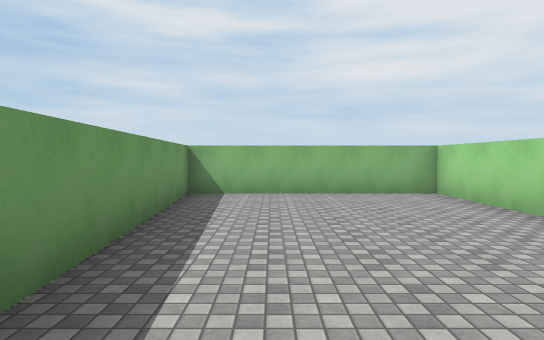
[1] (above)

24 first-person views from a walk through a scene from a Unity 3-D project. The camera is 1.5 m above the floor, tilts 2° down and sees 75° across. The floor is counted in squares, 2 m on a side. Each view is taken from the middle of a square. On the plan, view 1 faces up. The plan holds only what a view shows up to about 11 squares ahead; the rest is blank. The place goes on beyond the plan. The player is left out. Some animated figures are not drawn. Surface patterns are stand-ins for the level's own textures.

[2]
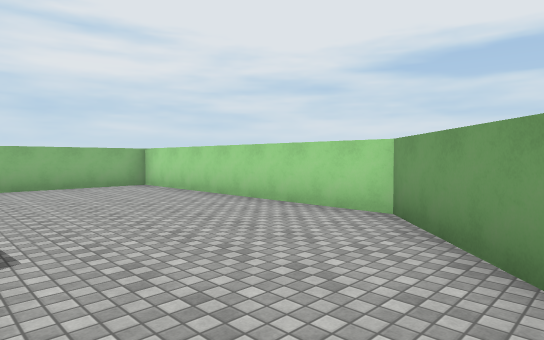

[3]
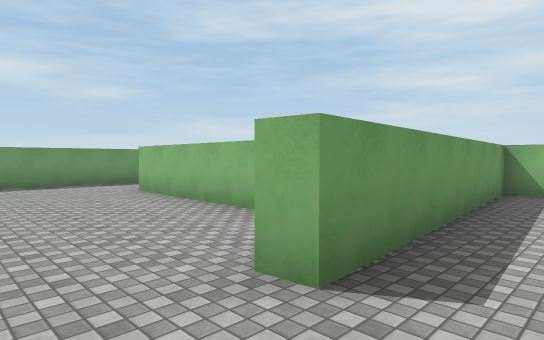

[4]
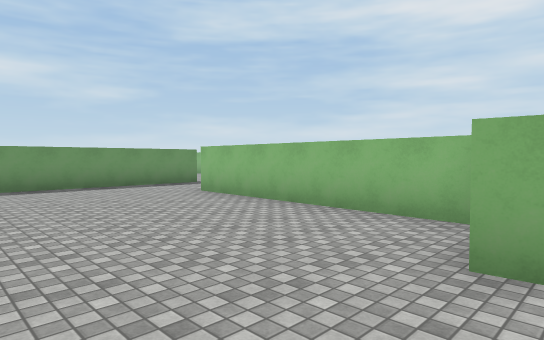

[5]
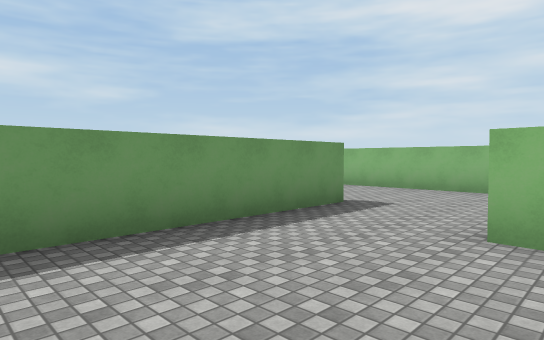

[6]
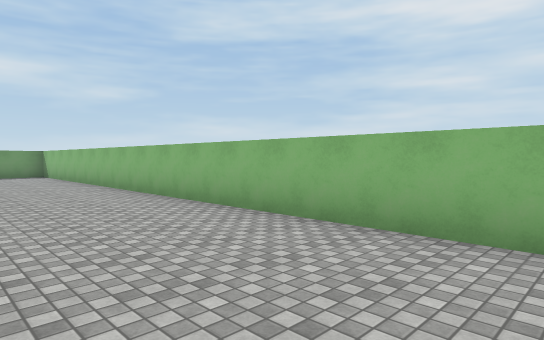

[7]
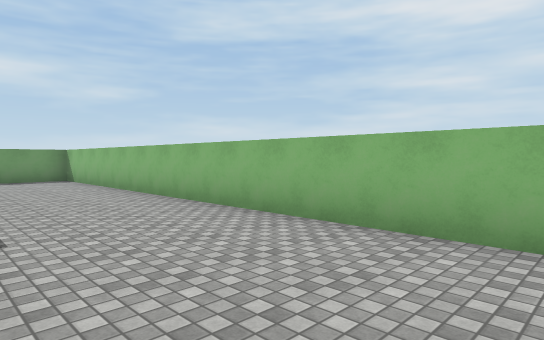

[8]
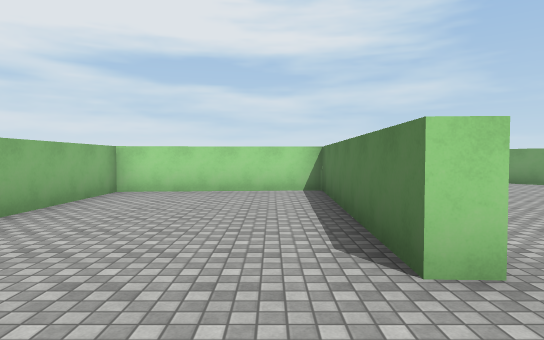

[9]
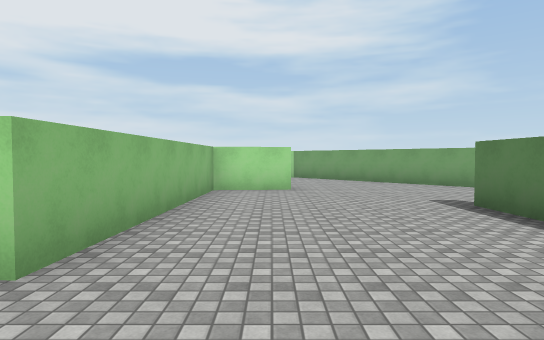

[10]
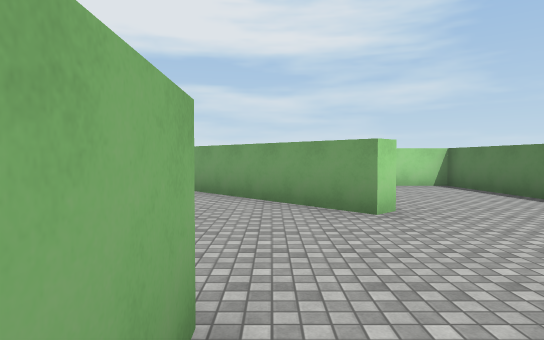

[11]
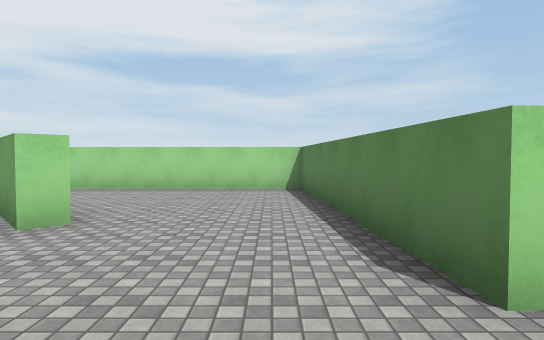

[12]
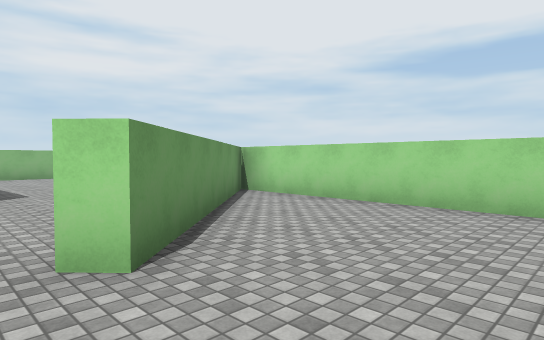

[13]
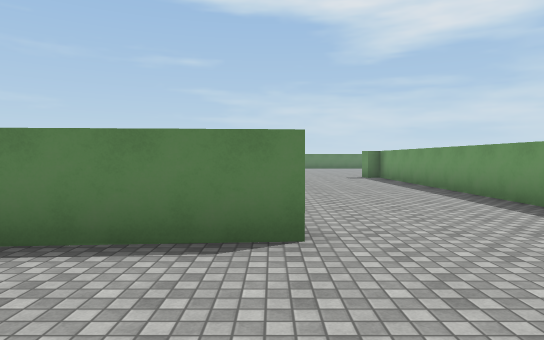

[14]
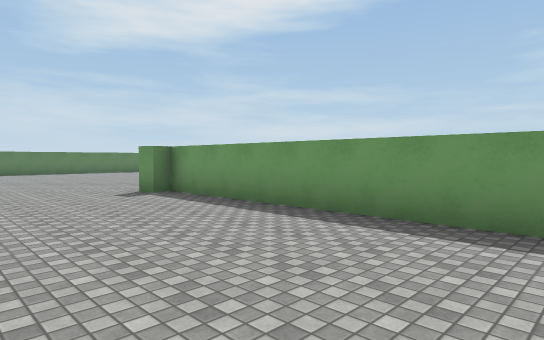

[15]
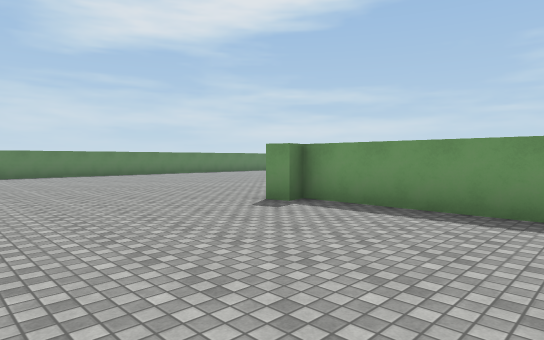

[16]
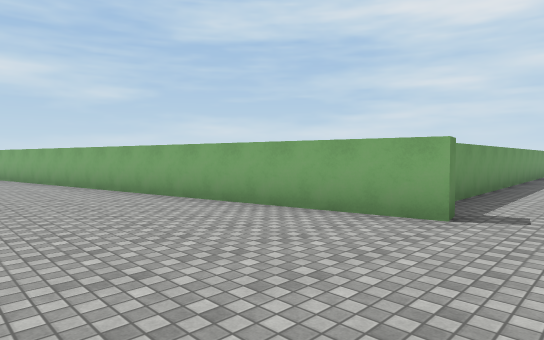

[17]
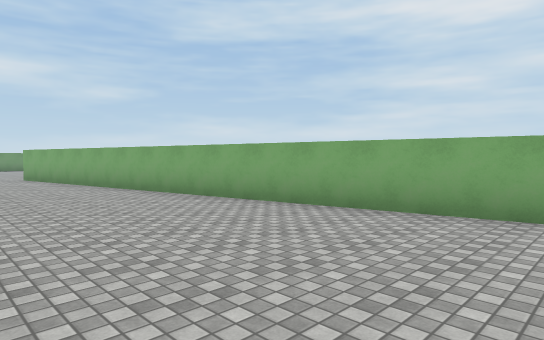

[18]
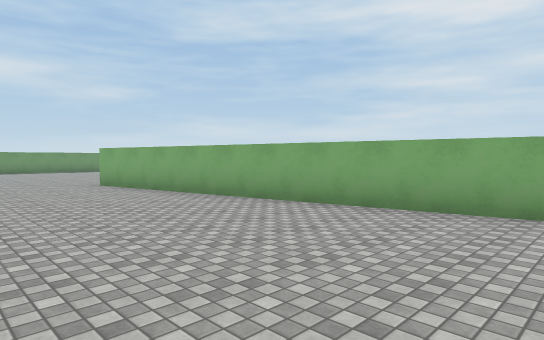

[19]
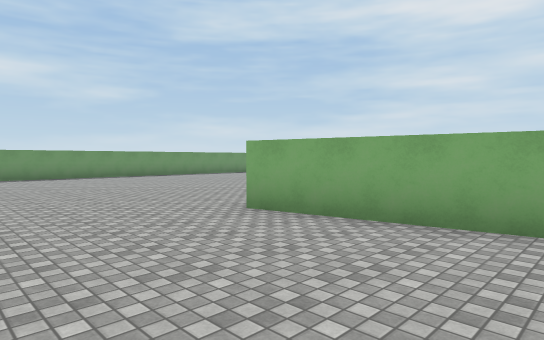

[20]
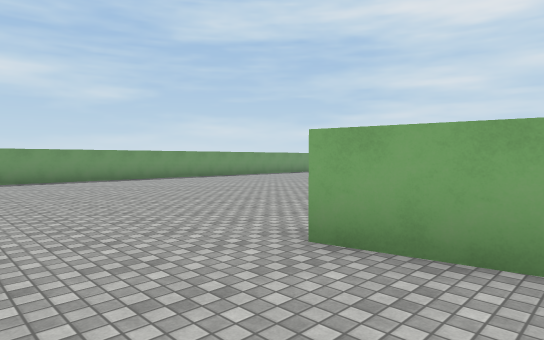

[21]
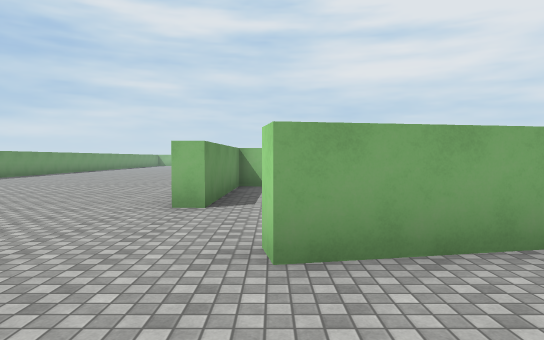

[22]
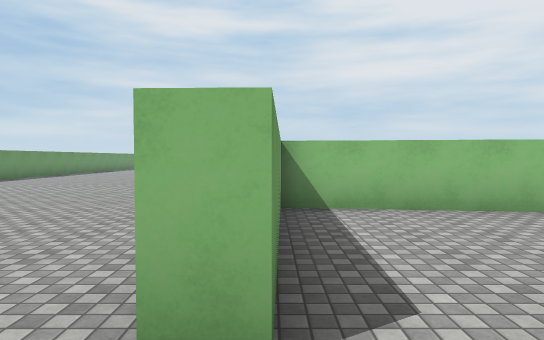

[23]
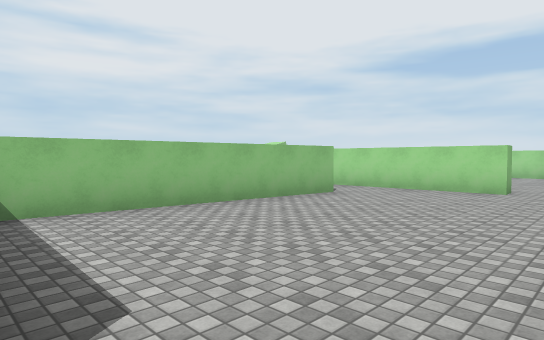

[24]
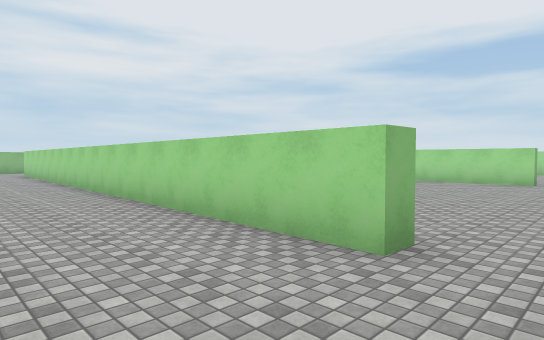

### Floor plan
Points are (right, up) in squares from view 1. A wall is a line through its corners. A room is listed if a view was taken in it or the views show most of it. See-through windows are left out.
Room 1 (view 1)
walls: (1.1, -2) (3.5, 0.2) (3.5, 7.4) (-1.8, 7.4) (-1.2, 0.6)
ways out: opening at (0, -0.3) to room 2
Room 2 (views 2, 3, 4, 5, 6, 7, 8, 9, 10, 11, 12, 13, 14, 15, 16, 17, 18, 19, 20, 21, 22, 23, 24)
walls: (-6.6, -18.1) (-6.5, -18.6) (-22, -21.5) (-22.1, -21); (-7.2, -9.5) (-7, -18.2); (-23.5, -18.7) (-23.1, -7.3); (-3.4, -8.2) (3.5, -7.7) (3.5, -0.5) (-1, -4.7) (-1.4, -4.4) (1.1, -2); (-5.9, -2.2) (-4.4, -2.2); (-4.4, -2.7) (-5.7, -2.7); (-32.1, -20.5) (-32.1, -22.5); (-1.2, 0.6) (-1.7, 0.6) (-1.9, 2.3) (-7.9, 2.6) (-7.8, 3.1) (-1.9, 2.8) (-2.3, 7.4) (-18.1, 7.4); (-10.4, 4.2) (-10.4, -0.8); (-18.7, 6.8) (-18.7, 5.6)
ways out: opening at (0, -0.3) to room 1; opening at (-23.5, -19.5) to room 3
Room 3 (no view inside)
walls: (-16.5, -15.5) (-22.9, -14.7) (-23, -18.7) (-23.5, -18.7); (-14.1, -18.3) (-14.6, -18.3) (-14.7, -15.6)
ways out: opening at (-23.5, -19.5) to room 2; opening at (-15.5, -15)

Positions as (right, up) in squares from view 1, and headings:
1: (0, 0), facing up
2: (-1, -2), facing up-right
3: (0, -1), facing up-left
4: (-1, -2), facing up-left
5: (-7, -1), facing up-left
6: (-3, 4), facing up-left
7: (-6, 4), facing up-left
8: (-10, 4), facing right
9: (-10, 1), facing right
10: (-6, -3), facing right
11: (-5, -7), facing right
12: (-2, -7), facing up-right
13: (-3, -5), facing down
14: (-3, -11), facing down-left
15: (-2, -14), facing down-left
16: (-5, -23), facing up-left
17: (-8, -24), facing up-left
18: (-12, -25), facing up-left
19: (-18, -25), facing up-left
20: (-20, -24), facing up-left
21: (-22, -24), facing up
22: (-23, -20), facing up
23: (-23, -20), facing up-right
24: (-26, -20), facing up-right
